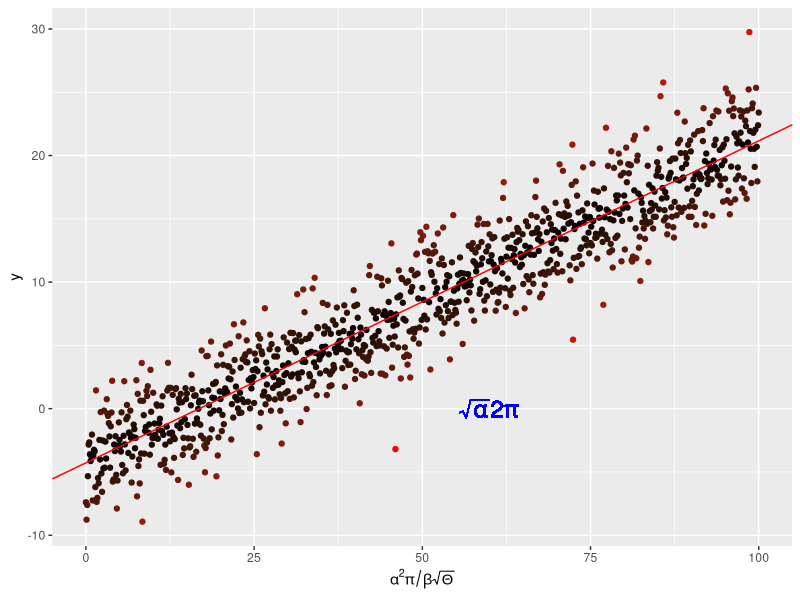
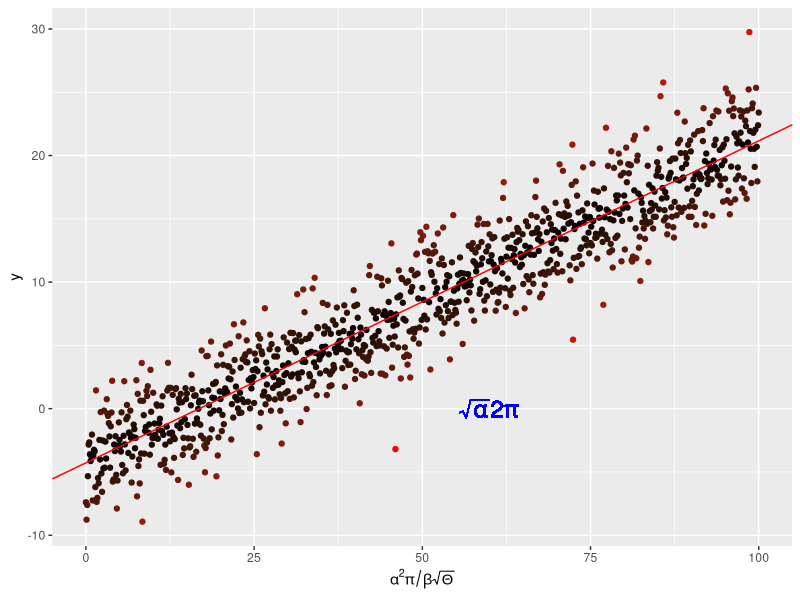

Here is the R script that generated these plots, in order:
#!/bin/env Rscript

# Author: Yuqing Zhou yz2919@imperial.ac.uk
# Script: plotLin.R
# Desc: example of mathematical annotation on a axis in the plot area
# Arguments: 0
# Date: Oct 2019

require(lattice)
require(ggplot2)

x <- seq(0, 100, by = 0.1)
y <- -4. + 0.25 * x +
  rnorm(length(x), mean = 0., sd = 2.5)

# and put them in a dataframe
my_data <- data.frame(x = x, y = y)

# perform a linear regression
my_lm <- summary(lm(y ~ x, data = my_data))

# plot the data
p <-  ggplot(my_data, aes(x = x, y = y,
                          colour = abs(my_lm$residual))
             ) +
  geom_point() +
  scale_colour_gradient(low = "black", high = "red") +
  theme(legend.position = "none") +
  scale_x_continuous(
    expression(alpha^2 * pi / beta * sqrt(Theta)))

# add the regression line
p <- p + geom_abline(
  intercept = my_lm$coefficients[1][1],
  slope = my_lm$coefficients[2][1],
  colour = "red")
# throw some math on the plot
p <- p + geom_text(aes(x = 60, y = 0,
                       label = "sqrt(alpha) * 2* pi"), 
                       parse = TRUE, size = 6, 
                       colour = "blue")

p


pdf("../results/MyLinReg.pdf")
p
graphics.off()
